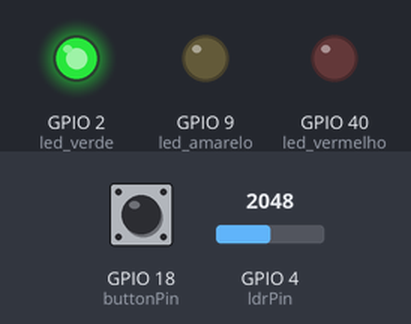
This sketch was run on a simulated ESP32-S3. Parts: output pins drawn as LEDs (lit = HIGH). Inputs (shaded band) come from the test bench; at power-on: GPIO 4 (ldrPin) = 2048, GPIO 18 (buttonPin) HIGH. WiFi joins after 1.5 s; servers stay silent unless stated; what the sketch prints to the serial monitor is not drawn.

Above: at 2.9 s.
3.0 s: GPIO 4 (ldrPin) set to 560
At 5.0 s:
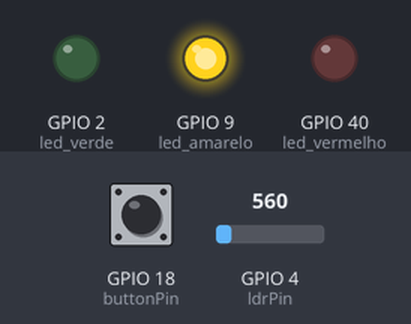
At 13.5 s:
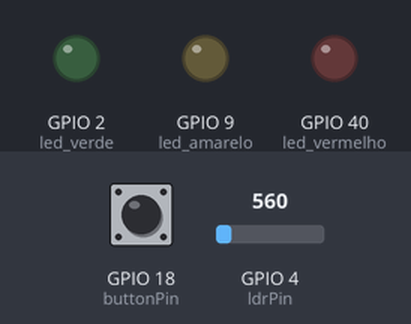
15.2 s: GPIO 4 (ldrPin) set to 639
At 22.0 s:
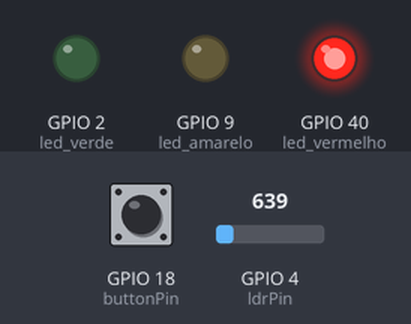
Timing chart, 0 to 32.2 s (numbered marks = the images above; inputs shaded):
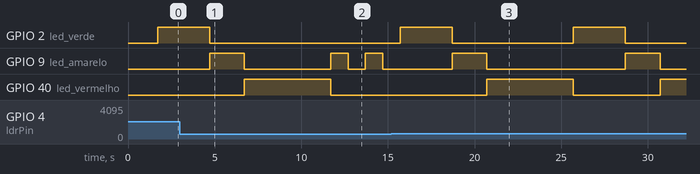

Measured:
- the behaviour switches between 600 and 601 on GPIO 4 (ldrPin) (found by bisection; images 2 and 3)
- after the input at 3.0 s, GPIO 2 (led_verde): goes on until 4.7 s, then stays LOW
- after the input at 15.2 s, GPIO 2 (led_verde): alternates HIGH for 3.0 s and LOW for 7.0 s, starting after 0.51 s; GPIO 9 (led_amarelo): alternates HIGH for 2.0 s and LOW for 8.0 s, starting after 3.5 s; GPIO 40 (led_vermelho): LOW → HIGH after 5.5 s, → LOW 5.0 s later, → HIGH 5.0 s later

The sketch:

sketch.ino
```cpp
#include <WiFi.h>
#include <HTTPClient.h>

#define led_verde 2 // Pino utilizado para controle do led verde
#define led_vermelho 40 // Pino utilizado para controle do led vermelho
#define led_amarelo 9 // Pino utilizado para controle do led azul

const int buttonPin = 18;  // Pino utilizado para controle do botão
int buttonState = 0;  // variável para ler o estado do botão
int lastButtonState = LOW; // variável que define último estado do botão como desligado

unsigned long lastDebounceTime = 0; // define último tempo de debounce como 0
unsigned long delayDebounce = 100; // tempo definido para o debounce
int buttonCount = 0; // quantidade de vezes que o botao foi pressionado
unsigned long ultimoPressionado = 0; //estado do botão pela última vez

const int ldrPin = 4;  // Pino utilizado para o Módulo sensor fotoresistor
int threshold=600; // define limite para o sensor identificar se está claro ou escuro

unsigned long tempo = 0; // define o tempo
unsigned long interval = 0; // define intervalo de tempo


void setup() {

  // Configuração inicial dos pinos para controle dos leds como OUTPUTs (saídas) do ESP32
  pinMode(led_amarelo,OUTPUT);
  pinMode(led_verde,OUTPUT);
  pinMode(led_vermelho,OUTPUT);

  // Inicialização das entradas
  pinMode(buttonPin, INPUT); // Inicializa o botão como input (entrada)

  pinMode(ldrPin, INPUT);

  // define o estado inicial dos LEDs (desligado)
  digitalWrite(led_amarelo, LOW);
  digitalWrite(led_verde, LOW);
  digitalWrite(led_vermelho, LOW);

  Serial.begin(9600);
  Serial.print("Conectando-se ao Wi-Fi");
  WiFi.begin("Wokwi-GUEST", "", 6);
  while (WiFi.status() != WL_CONNECTED) {
    delay(100);
    Serial.print(".");
  }
  Serial.println(" Conectado!");

// debounce e checagem de quantas vezes o botão foi pressionado
  unsigned long tempoAtual = millis();
      int buttonStatus = digitalRead(buttonPin);
      if (buttonStatus == LOW) {
          if (tempoAtual - lastDebounceTime > delayDebounce) {
              lastDebounceTime = tempoAtual;
              ultimoPressionado = tempoAtual;
            }
        }


  // Verifica estado do botão
  buttonState = digitalRead(buttonPin);
  if (buttonState == HIGH) {
    Serial.println("Botão pressionado!");
  } else {
    Serial.println("Botão não pressionado!");
  }

// conexão com o wifi
  if(WiFi.status() == WL_CONNECTED){ // Se o ESP32 estiver conectado à Internet
    HTTPClient http;

    String serverPath = "http://www.google.com.br/"; // Endpoint da requisição HTTP

    http.begin(serverPath.c_str());

    int httpResponseCode = http.GET(); // Código do Resultado da Requisição HTTP

    if (httpResponseCode>0) {
      Serial.print("HTTP Response code: ");
      Serial.println(httpResponseCode);
      String payload = http.getString();
      Serial.println(payload);
      }
    else {
      Serial.print("Error code: ");
      Serial.println(httpResponseCode);
      }
      http.end();
    }

  else {
    Serial.println("WiFi Disconnected");
  }
}

//função para definir estado do semaforo de noite
void noite() {
  digitalWrite(led_amarelo, HIGH);
  delay(1000);
  digitalWrite(led_amarelo, LOW);
  delay(1000);
}

//função para definir estado do semaforo de dia
void dia() {
  digitalWrite(led_verde, HIGH);
  delay(3000);
  digitalWrite(led_verde, LOW);
  digitalWrite(led_amarelo, HIGH);
  delay(2000);
  digitalWrite(led_amarelo, LOW);
  digitalWrite(led_vermelho, HIGH);
  delay(5000);
  digitalWrite(led_vermelho, LOW);
}

void loop() {
  // cria função para ler informações do Módulo sensor fotoresistor
  int ldrstatus=analogRead(ldrPin);

// imprime mensagem de que esta noite e ativa o modo noite
  if(ldrstatus<=threshold){
    Serial.print("its dark turn on led");
    noite();
    Serial.println(ldrstatus);

//caso esteja dia, led vermelho esteja aceso e botão for pressionado define farol como verde apos 1 segundo
  } else if ((ldrstatus>=threshold) && (led_vermelho == HIGH) && (buttonPin == HIGH)) {
    delay (1000);
    digitalWrite(led_verde, HIGH);
    digitalWrite(led_vermelho, LOW);
    digitalWrite(led_amarelo, LOW);

//caso esteja dia, led vermelho esteja aceso e botão for pressionado 3 vezes envia uma requisição HTTP
  } else if ((ldrstatus>=threshold) && (led_vermelho == HIGH) && (buttonCount == 3)) {
    buttonCount = 0;
    HTTPClient http;
    int httpResponseCode = http.GET();
    Serial.print("Requisição enviada.");
    Serial.println(httpResponseCode);
    http.end();

    //se apenas estiver dia, a função dia é ativada
  } else {
    Serial.print("its bright turn off light");
    Serial.println(ldrstatus);
    dia();
  }
}
```
